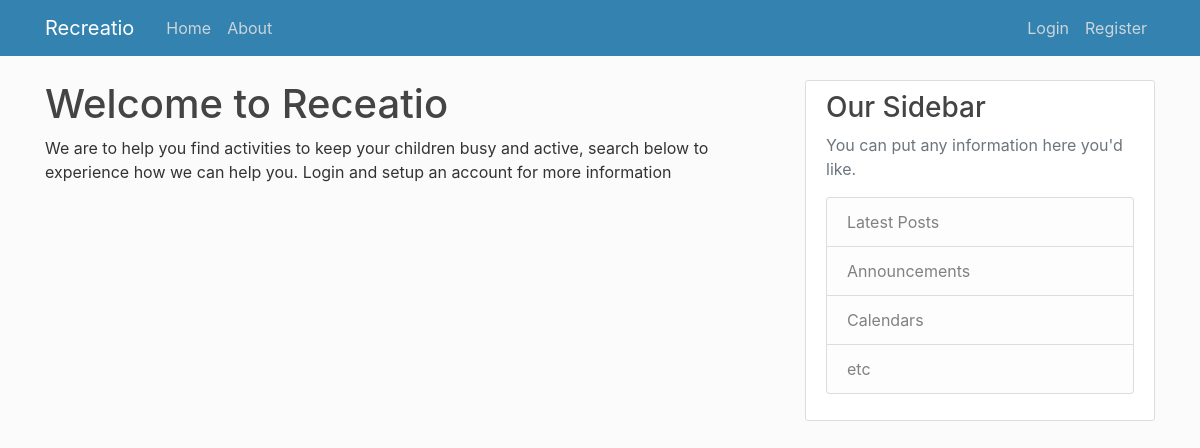
/, run on an earlier commit of the app's database.
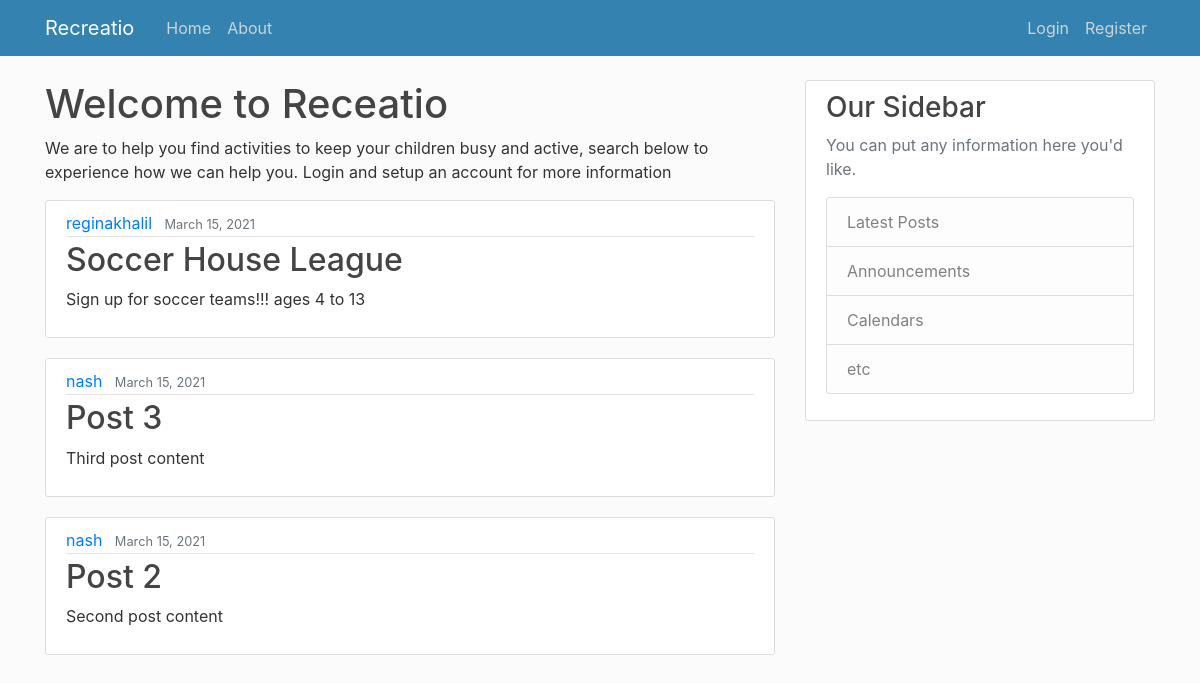
And on a later commit of the database.
### web/models.py (models this page shows, shortened)
class Post(models.Model):
    title = models.CharField(max_length = 100)
    content = models.TextField()  #unrestriced text
    date_posted = models.DateTimeField(default=timezone.now)
    author = models.ForeignKey(User, on_delete=models.CASCADE)  #if a user is deleted, delete their posts

### web/views.py (the view)
# urls.py: path('', PostListView.as_view(), name='web-home'),
class PostListView(ListView):
    model = Post
    template_name = 'web/home.html'
    context_object_name = 'posts'
    ordering = ['-date_posted'] #orders posts from newest to oldest

### web/templates/web/home.html
{% extends "web/base.html" %}
{% block content %}
  <body>
    <h1>Welcome to Receatio </h1>
    <p>We are to help you find activities to keep your children busy and active, search below to experience how we can help you.
      Login and setup an account for more information</p>
    {% for post in posts %}
      <article class="media content-section">
        <div class="media-body">
          <div class="article-metadata">
            <a class="mr-2" href="#">{{ post.author }}</a>
            <small class="text-muted">{{ post.date_posted|date:"F d, Y"}}</small>
          </div>
          <h2><a class="article-title" href="{% url 'post-detail' post.id %}">{{ post.title }}</a></h2>
          <p class="article-content">{{ post.content }}</p>
        </div>
      </article>
    {% endfor %}
    </body>
{% endblock content %}

### web/templates/web/base.html (shortened to what this page needs)
{% load static %}
<!DOCTYPE html>
<html>
<head>
    <link rel="stylesheet" href="https://maxcdn.bootstrapcdn.com/bootstrap/4.0.0/css/bootstrap.min.css">
    <link rel="stylesheet" type="text/css" href="{% static 'web/main.css' %}">
</head>
<body>
    <header class="site-header">
      <nav class="navbar navbar-expand-md navbar-dark bg-steel fixed-top">
        <div class="container">
          <a class="navbar-brand mr-4" href="{% url 'web-home' %}">Recreatio</a>
          <div class="collapse navbar-collapse" id="navbarToggle">
            <div class="navbar-nav mr-auto">
              <a class="nav-item nav-link" href="{% url 'web-home' %}">Home</a>
              <a class="nav-item nav-link" href="{% url 'web-about' %}">About</a>
            </div>
            <div class="navbar-nav">
              {% if user.is_authenticated%}
              <a class="nav-item nav-link" href="{% url 'post-create' %}">New Post</a>
              <a class="nav-item nav-link" href="{% url 'profile' %}">Profile</a>
              <a class="nav-item nav-link" href="{% url 'logout' %}">Logout</a>
              {% else %}
              <a class="nav-item nav-link" href="{% url 'login' %}">Login</a>
              <a class="nav-item nav-link" href="{% url 'register' %}">Register</a>
              {% endif %}
            </div>
          </div>
        </div>
      </nav>
    </header>
    <main role="main" class="container">
      <div class="row">
        <div class="col-md-8">
          {% block content %}{% endblock %}
        </div>
        <div class="col-md-4">
          <div class="content-section">
            <h3>Our Sidebar</h3>
            <p class='text-muted'>You can put any information here you'd like.
              <ul class="list-group">
                <li class="list-group-item list-group-item-light">Latest Posts</li>
                <li class="list-group-item list-group-item-light">Announcements</li>
                <li class="list-group-item list-group-item-light">Calendars</li>
                <li class="list-group-item list-group-item-light">etc</li>
              </ul>
            </p>
          </div>
        </div>
      </div>
    </main>
</body>
</html>

### web/static/web/main.css (style rules this page uses)
body { background: #fafafac0; color: #333333; margin-top: 5rem; }
h1, h2, h3, h4, h5, h6 { color: #444444; }
ul { margin: 0; }
.bg-steel { background-color: #3382af; }
.site-header .navbar-nav .nav-link { color: #cbd5db; }
.content-section { background: #ffffff; padding: 10px 20px; border: 1px solid #dddddd; border-radius: 3px; margin-bottom: 20px; }
.article-title { color: #444444; }
.article-content { white-space: pre-line; }
.article-metadata { padding-bottom: 1px; margin-bottom: 4px; border-bottom: 1px solid #e3e3e3 }

What changed in the data, as far as the page shows it:
added Post: author "reginakhalil", date_posted "March 15, 2021", title "Soccer House League", content "Sign up for soccer teams!!! ages 4 to 13"
added Post: author "nash", date_posted "March 15, 2021", title "Post 3", content "Third post content"
added Post: author "nash", date_posted "March 15, 2021", title "Post 2", content "Second post content"
